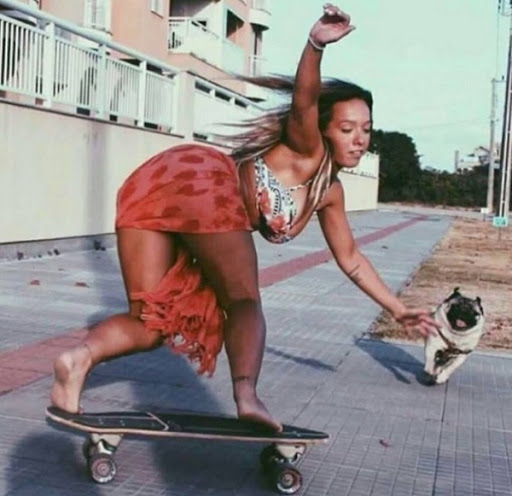
#> input picture django course/first course/lessone_3/extern_data/unnamed.jpg, 512 x 496 px
$ python 2_opencv.py
#> lines starting #> are read from the running program, lines starting #| are printed output that depends on the picture
import cv2

image = cv2.imread('extern_data/unnamed.jpg')
#> image is the input picture: shape (496, 512, 3); mean B, G, R 137.5, 139.1, 147.6
print(type(image))
#| <class 'numpy.ndarray'>
# загрузка происходит в BGR, а не RGB


def view_image(image, name_of_window: str):
    """

    :param name_of_window: str
    :type image: object
    to destroy press any key
    """
    cv2.namedWindow(name_of_window, cv2.WINDOW_NORMAL)
    cv2.imshow(name_of_window, image)
    cv2.waitKey(0)
    cv2.destroyAllWindows()


# ресайз слайсами
cropped = image[20:40, 0:1000]
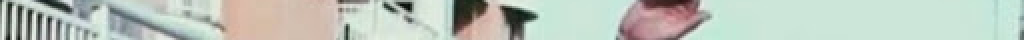
#> cropped: shape (20, 512, 3) (shown 2 times larger); mean B, G, R 186.4, 196, 187.1
view_image(cropped, 'Cropped image')


# cv2.resize
scale_percent = 120
width = int(image.shape[1] * scale_percent / 100)
#> width = 614
height = int(image.shape[0] * scale_percent / 100)
#> height = 595
dim = (width, height)
#> dim = (614, 595)
# Итерполяция - cv2.INTER_AREA
# Алгоритм, который будет высчитывать 'пустые' пикселы
resized = cv2.resize(image, dim, interpolation=cv2.INTER_AREA)
view_image(resized, 'Resize image')


# cv2.cvtColor
gray_image = cv2.cvtColor(image, cv2.COLOR_BGR2GRAY)
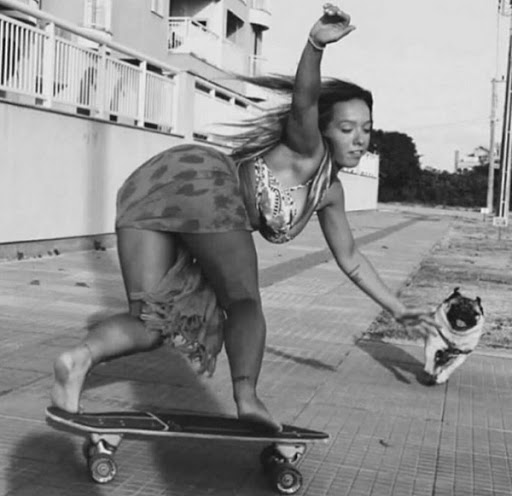
#> gray_image: shape (496, 512); min 10, max 251, mean 141.4
view_image(gray_image, 'Gray version')
